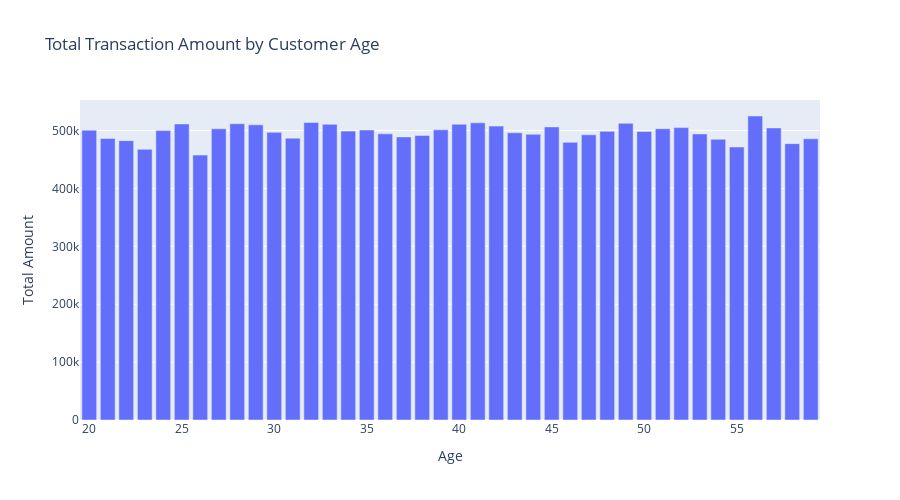

The notebook cell this image was saved under:
### Markdown cell above
4.Age Group with Highest Transactions Amount

### Code cell
import plotly.express as px
age_group = df.groupby('CustomerAge')['Amount'].sum().sort_values(ascending=False).reset_index()
age_group.columns = ['CustomerAge', 'TotalAmount']
fig = px.bar(age_group, x='CustomerAge', y='TotalAmount',
             title='Total Transaction Amount by Customer Age',
             labels={'CustomerAge': 'Age', 'TotalAmount': 'Total Amount'},
             height=500)
fig.show()

### Figure 1 — Plotly figure (JSON) as saved in the notebook; plotly's stock layout.template omitted (floating-point values rounded to 4 significant figures)
{"data": [{"hovertemplate": "Age=%{x}<br>Total Amount=%{y}<extra></extra>", "legendgroup": "", "marker": {"color": "#636efa", "pattern": {"shape": ""}}, "name": "", "orientation": "v", "showlegend": false, "textposition": "auto", "type": "bar", "x": [56, 32, 41, 49, 28, 25, 40, 33, 29, 42, 45, 52, 57, 51, 27, 39, 35, 20, 24, 34, 48, 50, 30, 43, 36, 53, 44, 47, 38, 37, 31, 21, 59, 54, 22, 46, 58, 55, 23, 26], "xaxis": "x", "y": [525100.0, 513900.0, 513300.0, 512400.0, 511700.0, 511400.0, 510700.0, 510700.0, 509800.0, 507600.0, 506200.0, 505100.0, 504500.0, 503100.0, 503000.0, 501200.0, 500900.0, 500600.0, 499900.0, 499000.0, 498600.0, 498500.0, 496900.0, 496200.0, 494300.0, 494200.0, 493600.0, 492600.0, 491400.0, 488900.0, 486800.0, 486400.0, 485700.0, 484800.0, 482500.0, 479600.0, 477400.0, 471600.0, 467600.0, 457600.0], "yaxis": "y"}], "layout": {"barmode": "relative", "height": 500, "legend": {"tracegroupgap": 0}, "title": {"text": "Total Transaction Amount by Customer Age"}, "xaxis": {"anchor": "y", "domain": [0, 1], "title": {"text": "Age"}}, "yaxis": {"anchor": "x", "domain": [0, 1], "title": {"text": "Total Amount"}}}}
